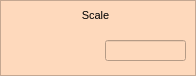
    <widget class="QFrame" name="frame_6">
     <property name="geometry">
      <rect>
       <x>275</x>
       <y>105</y>
       <width>196</width>
       <height>76</height>
      </rect>
     </property>
     <property name="styleSheet">
      <string notr="true">background-color: rgb(254, 217, 188);</string>
     </property>
     <property name="frameShape">
      <enum>QFrame::StyledPanel</enum>
     </property>
     <property name="frameShadow">
      <enum>QFrame::Raised</enum>
     </property>
     <widget class="caLineEdit" name="calineedit_20">
      <property name="geometry">
       <rect>
        <x>105</x>
        <y>40</y>
        <width>81</width>
        <height>21</height>
       </rect>
      </property>
      <property name="font">
       <font>
        <family>Sans Serif</family>
        <pointsize>11</pointsize>
       </font>
      </property>
      <property name="alignment">
       <set>Qt::AlignRight|Qt::AlignTrailing|Qt::AlignVCenter</set>
      </property>
      <property name="readOnly">
       <bool>true</bool>
      </property>
      <property name="channel" stdset="0">
       <string notr="true">$(DEVICE):dsp:amp_scale:B_mon</string>
      </property>
      <property name="foreground">
       <color>
        <red>170</red>
        <green>0</green>
        <blue>0</blue>
       </color>
      </property>
      <property name="background">
       <color>
        <red>255</red>
        <green>255</green>
        <blue>255</blue>
       </color>
      </property>
      <property name="colorMode">
       <enum>caLineEdit::Static</enum>
      </property>
      <property name="frameLineWidth" stdset="0">
       <number>1</number>
      </property>
      <property name="fontScaleMode">
       <enum>caLineEdit::WidthAndHeight</enum>
      </property>
     </widget>
     <widget class="caNumeric" name="canumeric_17">
      <property name="geometry">
       <rect>
        <x>10</x>
        <y>25</y>
        <width>91</width>
        <height>46</height>
       </rect>
      </property>
      <property name="integerDigits" stdset="0">
       <number>1</number>
      </property>
      <property name="decimalDigits" stdset="0">
       <number>4</number>
      </property>
      <property name="value">
       <double>1.000000000000000</double>
      </property>
      <property name="channel" stdset="0">
       <string notr="true">$(DEVICE):dsp:amp_scale:B_sp</string>
      </property>
      <property name="background">
       <color>
        <red>254</red>
        <green>217</green>
        <blue>188</blue>
       </color>
      </property>
      <property name="precisionMode">
       <enum>caNumeric::User</enum>
      </property>
      <property name="fixedFormat">
       <bool>true</bool>
      </property>
      <property name="limitsMode">
       <enum>caNumeric::User</enum>
      </property>
      <property name="maxValue">
       <double>2.000000000000000</double>
      </property>
      <property name="minValue">
       <double>-2.000000000000000</double>
      </property>
     </widget>
     <widget class="QLabel" name="label_46">
      <property name="geometry">
       <rect>
        <x>5</x>
        <y>5</y>
        <width>181</width>
        <height>21</height>
       </rect>
      </property>
      <property name="font">
       <font>
        <pointsize>8</pointsize>
       </font>
      </property>
      <property name="text">
       <string>Scale</string>
      </property>
      <property name="alignment">
       <set>Qt::AlignCenter</set>
      </property>
     </widget>
    </widget>
